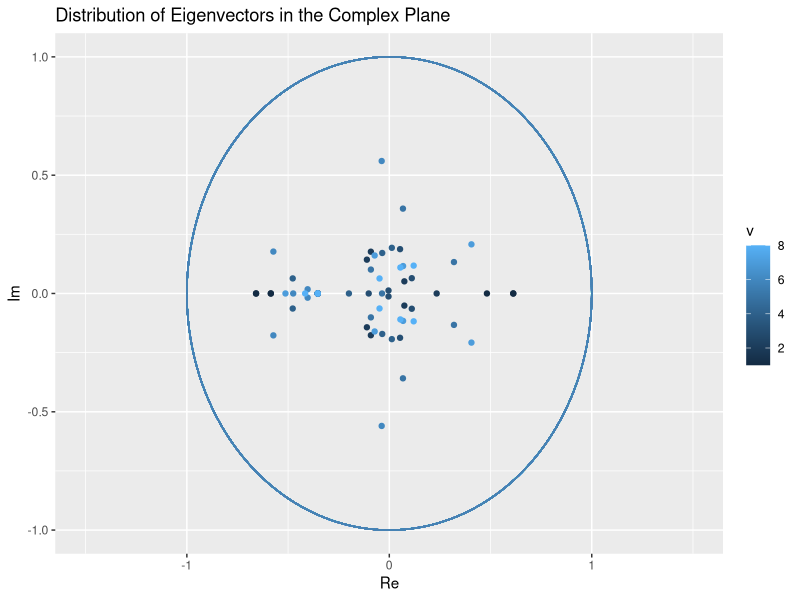
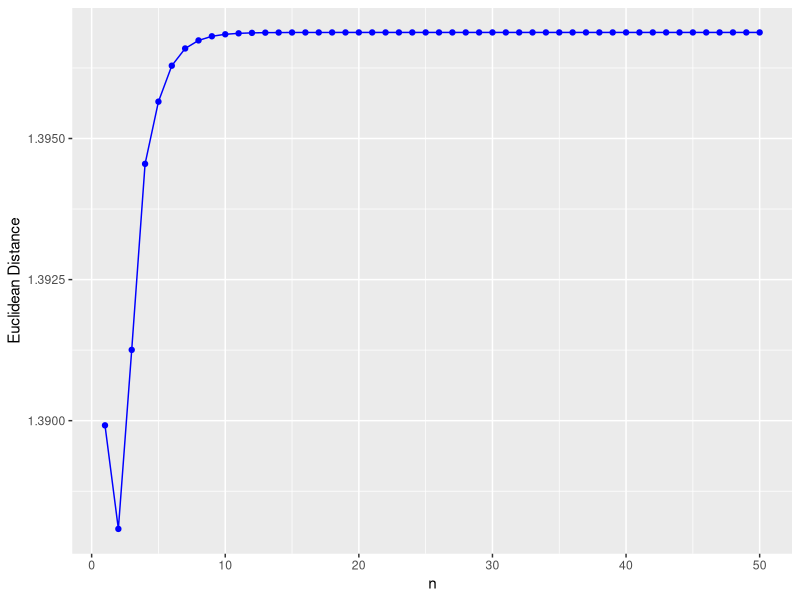
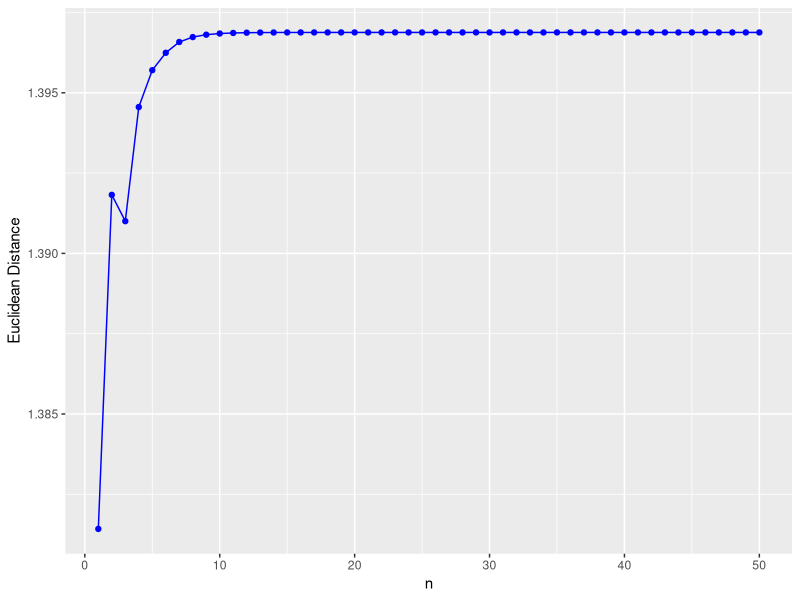
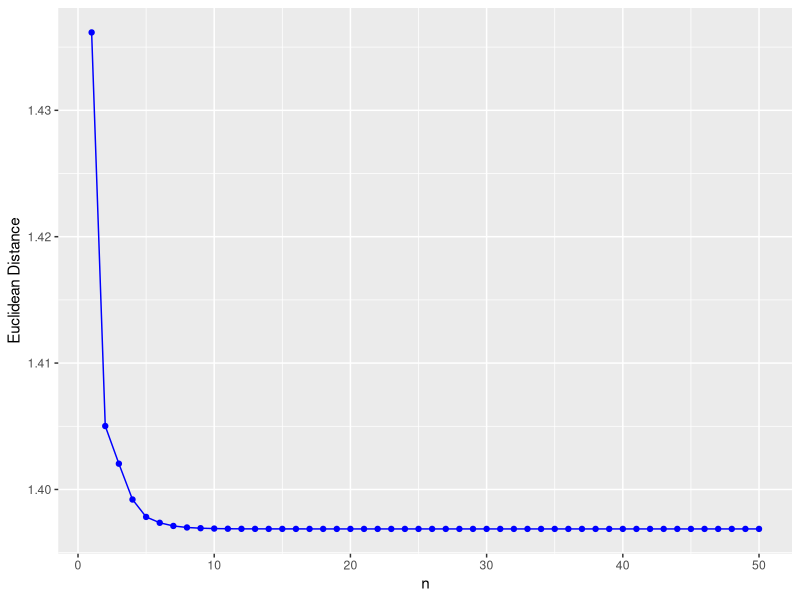
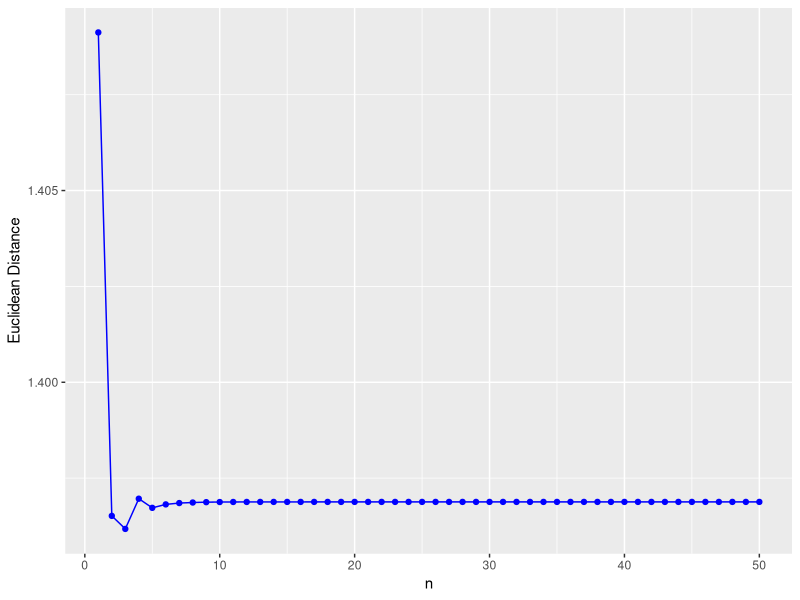
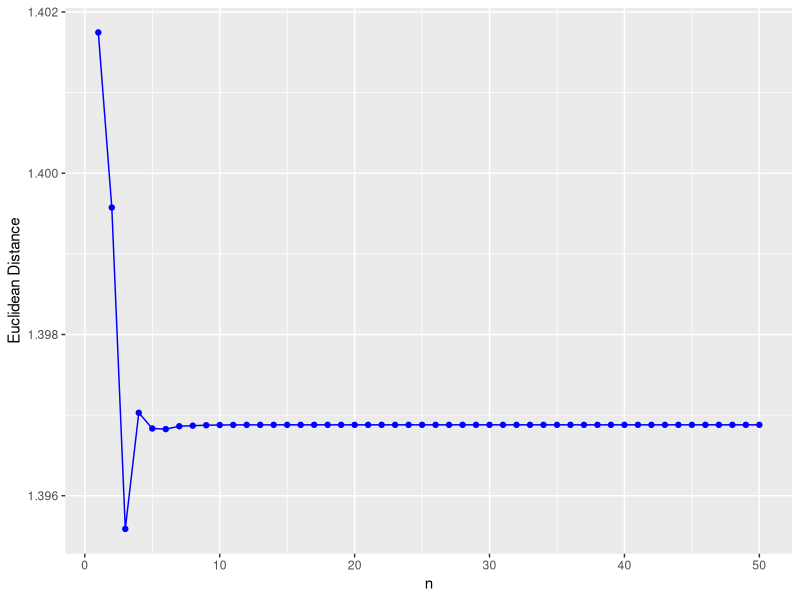
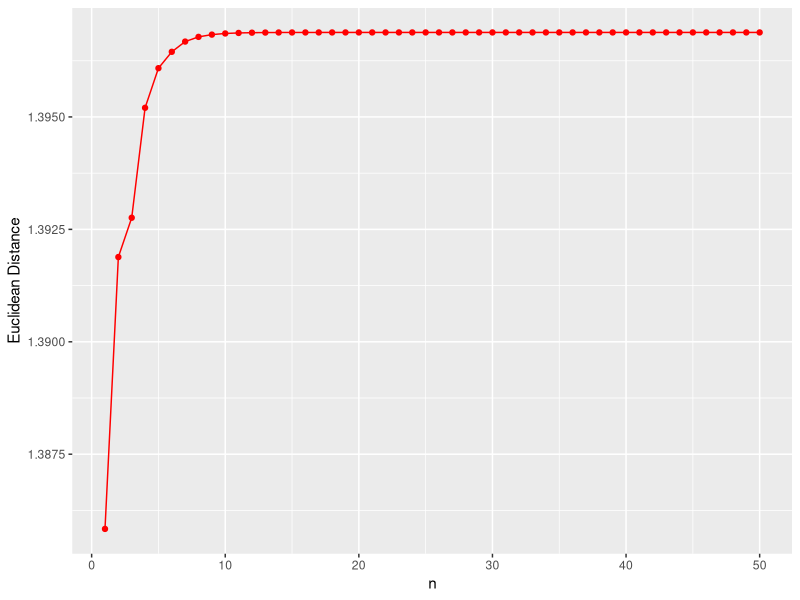
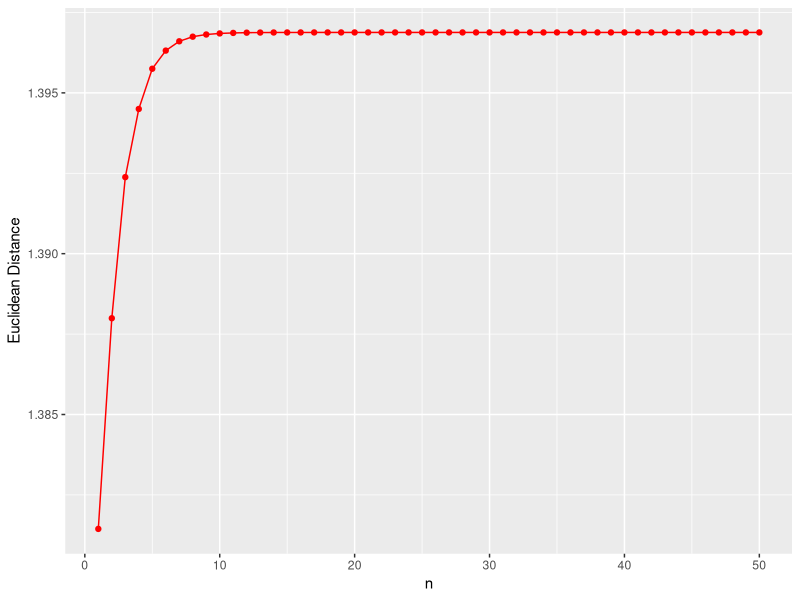

Reproduce these figures in R, in order.
## ---- chunk 1
knitr::opts_chunk$set(echo = TRUE, eval = TRUE, fig.align = "center", 
                      message = FALSE, warning = FALSE)
library(tidyverse)
library(knitr)
library(patchwork)
library(ggfortify)
library(matrixcalc)
col_str <- "blue"
## ---- chunk 2
# generates rows of size P which are valid probability distributions
r0 <- function(M){
  prob <- runif(M,0,1)
  prob/sum(prob) # return normalized random row vector
}

r1 <- function(M){
  prob <- runif(M,0,1)
  num_zeros <- sample(1:(M-1),1)
  choices <- sample(1:M, num_zeros)
  prob[choices] <- 0
  prob/sum(prob) # return normalized random row vector
}
## ---- chunk 3
# initialize random P
rand_M <- function(M,row_fxn){
  P <- matrix(rep(NA, M * M), ncol = M)  # create transition matrix
  for(i in 1:M){P[i,] = row_fxn(M)}
  P
}
## ---- chunk 4
M <- 8
P <- rand_M(M,r1)
## ---- chunk 5
eig_P <- eigen(P)
eig_vectors <- eig_P[2]
evec <- data.frame(eig_vectors)

cols <- 3 # set 3 to hold (re,im) pair and whose row it belongs to
complex <- matrix(rep(NA,cols*M*M), ncol = cols)
colnames(complex) <- c("Re","Im","v")
for(i in 1:M){
  for(j in 1:M){
    curr <- evec[i,j]
    complex[M*(i-1) + j, ] <- c(Re(curr),Im(curr),i) 
  }
}
## ---- chunk 6
r <- 1
ep <- 0.5
ggplot(complex) + 
  geom_point(aes(x = Re, y = Im, color = v)) + 
  labs(x = "Re", y = "Im", title = "Distribution of Eigenvectors in the Complex Plane") +
  xlim(-(r+ep),r+ep) + ylim(-r,r) +
  ggforce::geom_circle(aes(x0=0,y0=0,r=r), color = "steelblue")
## ---- chunk 7
set.seed(23)
it <- 50 # set number of iterations of transition matrix

evolve <- function(pi){
  # simulate and record evolution of pi
  vals <- matrix(rep(NA, (M+1) * it), ncol = (M+1))
  # rename the columns
  str_vec <- rep(NA, M)
  for(i in 1:M){str_vec[i] = paste("x",i,sep="")}
  colnames(vals) <- c("n",str_vec)
  # evolve pi 
  for(i in 1:it){
    vals[i, ] = c(i, pi %*% matrix.power(P,i))
  }
  #store the values in a dataframe
  vals_ <- data.frame(vals) # store indices as base df in case they are needed
  vals <- subset(vals_, select = -c(n))
  vals
}
## ---- chunk 8

pi0 <- r1(M) # create some initial distribution
st <- evec[1,1] # choose reference vector to find distance from

distance <- function(pi,ref_dist){
  #plot difference from a reference/stationary distribution
  diff <- rbind(evolve(pi),ref_dist)
  dist_vec <- rep(0, it)
  for(i in 1:it){
    curr_dist <- stats::dist(diff[c(i,it+1),], method = "euclidean")
    dist_vec[i] <- curr_dist
  }
  data.frame(dist_vec)
}

plot_d <- function(init,ref){
  dist_vec <- distance(init,ref)
  dist_plot <- ggplot(dist_vec, mapping = aes(x = 1:it, y = dist_vec)) + 
    geom_point(color = col_str) + geom_line(color = col_str) +
    labs(x = "n", y = "Euclidean Distance")
  dist_plot
}
## ---- chunk 9
plot_d(r1(M),st)
plot_d(r1(M),st)
plot_d(r1(M),st)
plot_d(r1(M),st)
plot_d(r1(M),st)
## ---- chunk 10
col_str <- "red"
plot_d <- function(init,ref){
  dist_vec <- distance(init,ref)
  dist_plot <- ggplot(dist_vec, mapping = aes(x = 1:it, y = dist_vec)) + 
    geom_point(color = col_str) + geom_line(color = col_str) +
    labs(x = "n", y = "Euclidean Distance")
  dist_plot
}
plot_d(r0(M),st)
plot_d(r0(M),st)
plot_d(r0(M),st)
plot_d(r0(M),st)
plot_d(r0(M),st)
